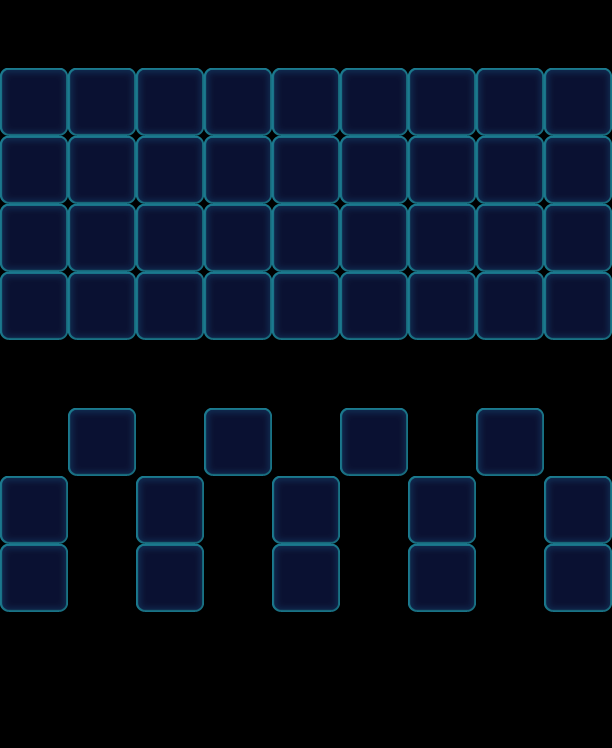

Tiled map render using the project's own tile images. Description and the map definition, with tile-layer contents summarised, below:
An orthogonal 9x11 tile map with 68x68 px tiles, 1 tile layer (Valid), 2 tilesets and 112 objects (50x Floor, 21x Ice, 18x Factory_Normal, 10x Monster, 9x Stone, ...).

<map version="1.0" orientation="orthogonal" width="9" height="11" tilewidth="68" tileheight="68">
 <tileset firstgid="1" name="game_grid1" tilewidth="68" tileheight="68">
  <image source="game_grid1.png" width="68" height="68" />
 </tileset>
 <tileset firstgid="2" name="map" tilewidth="68" tileheight="68">
  <image source="map.png" width="1024" height="1024" />
 </tileset>
 <layer name="Valid" width="9" height="11">
  <data>[99 cells, 50 non-empty, 1 distinct tile ids]</data>
 </layer>
 <objectgroup name="BottomObj" width="9" height="11">
  <object type="Floor" gid="33" x="408" y="340">
   <properties>
    <property name="Layers" value="2" />
   </properties>
  </object>
  <object type="Floor" gid="33" x="68" y="204">
   <properties>
    <property name="Layers" value="2" />
   </properties>
  </object>
  <object type="Floor" gid="33" x="476" y="272">
   <properties>
    <property name="Layers" value="2" />
   </properties>
  </object>
  <object type="Floor" gid="33" x="204" y="204">
   <properties>
    <property name="Layers" value="2" />
   </properties>
  </object>
  <object type="Floor" gid="33" x="340" y="204">
   <properties>
    <property name="Layers" value="2" />
   </properties>
  </object>
  <object type="Floor" gid="33" x="68" y="136">
   <properties>
    <property name="Layers" value="2" />
   </properties>
  </object>
  <object type="Floor" gid="33" x="0" y="136">
   <properties>
    <property name="Layers" value="2" />
   </properties>
  </object>
  <object type="Floor" gid="33" x="136" y="136">
   <properties>
    <property name="Layers" value="2" />
   </properties>
  </object>
  <object type="Floor" gid="33" x="544" y="340">
   <properties>
    <property name="Layers" value="2" />
   </properties>
  </object>
  <object type="Floor" gid="33" x="272" y="136">
   <properties>
    <property name="Layers" value="2" />
   </properties>
  </object>
  <object type="Floor" gid="33" x="408" y="136">
   <properties>
    <property name="Layers" value="2" />
   </properties>
  </object>
  <object type="Floor" gid="33" x="0" y="272">
   <properties>
    <property name="Layers" value="2" />
   </properties>
  </object>
  <object type="Floor" gid="33" x="136" y="272">
   <properties>
    <property name="Layers" value="2" />
   </properties>
  </object>
  <object type="Floor" gid="33" x="476" y="204">
   <properties>
    <property name="Layers" value="2" />
   </properties>
  </object>
  <object type="Floor" gid="33" x="272" y="272">
   <properties>
    <property name="Layers" value="2" />
   </properties>
  </object>
  <object type="Floor" gid="33" x="408" y="272">
   <properties>
    <property name="Layers" value="2" />
   </properties>
  </object>
  <object type="Floor" gid="33" x="68" y="340">
   <properties>
    <property name="Layers" value="2" />
   </properties>
  </object>
  <object type="Floor" gid="33" x="204" y="340">
   <properties>
    <property name="Layers" value="2" />
   </properties>
  </object>
  <object type="Floor" gid="33" x="544" y="136">
   <properties>
    <property name="Layers" value="2" />
   </properties>
  </object>
  <object type="Floor" gid="33" x="340" y="340">
   <properties>
    <property name="Layers" value="2" />
   </properties>
  </object>
  <object type="Floor" gid="33" x="0" y="204">
   <properties>
    <property name="Layers" value="2" />
   </properties>
  </object>
  <object type="Floor" gid="33" x="136" y="204">
   <properties>
    <property name="Layers" value="2" />
   </properties>
  </object>
  <object type="Floor" gid="33" x="544" y="272">
   <properties>
    <property name="Layers" value="2" />
   </properties>
  </object>
  <object type="Floor" gid="33" x="272" y="204">
   <properties>
    <property name="Layers" value="2" />
   </properties>
  </object>
  <object type="Floor" gid="33" x="408" y="204">
   <properties>
    <property name="Layers" value="2" />
   </properties>
  </object>
  <object type="Floor" gid="33" x="476" y="340">
   <properties>
    <property name="Layers" value="2" />
   </properties>
  </object>
  <object type="Floor" gid="33" x="204" y="136">
   <properties>
    <property name="Layers" value="2" />
   </properties>
  </object>
  <object type="Floor" gid="33" x="340" y="136">
   <properties>
    <property name="Layers" value="2" />
   </properties>
  </object>
  <object type="Floor" gid="33" x="68" y="272">
   <properties>
    <property name="Layers" value="2" />
   </properties>
  </object>
  <object type="Floor" gid="33" x="204" y="272">
   <properties>
    <property name="Layers" value="2" />
   </properties>
  </object>
  <object type="Floor" gid="33" x="544" y="204">
   <properties>
    <property name="Layers" value="2" />
   </properties>
  </object>
  <object type="Floor" gid="33" x="340" y="272">
   <properties>
    <property name="Layers" value="2" />
   </properties>
  </object>
  <object type="Floor" gid="33" x="0" y="340">
   <properties>
    <property name="Layers" value="2" />
   </properties>
  </object>
  <object type="Floor" gid="33" x="136" y="340">
   <properties>
    <property name="Layers" value="2" />
   </properties>
  </object>
  <object type="Floor" gid="33" x="476" y="136">
   <properties>
    <property name="Layers" value="2" />
   </properties>
  </object>
  <object type="Floor" gid="33" x="272" y="340">
   <properties>
    <property name="Layers" value="2" />
   </properties>
  </object>
  <object type="Floor" gid="33" x="544" y="544">
   <properties>
    <property name="Layers" value="2" />
   </properties>
  </object>
  <object type="Floor" gid="33" x="272" y="544">
   <properties>
    <property name="Layers" value="2" />
   </properties>
  </object>
  <object type="Floor" gid="33" x="272" y="612">
   <properties>
    <property name="Layers" value="2" />
   </properties>
  </object>
  <object type="Floor" gid="33" x="340" y="476">
   <properties>
    <property name="Layers" value="2" />
   </properties>
  </object>
  <object type="Floor" gid="33" x="476" y="476">
   <properties>
    <property name="Layers" value="2" />
   </properties>
  </object>
  <object type="Floor" gid="33" x="136" y="612">
   <properties>
    <property name="Layers" value="2" />
   </properties>
  </object>
  <object type="Floor" gid="33" x="408" y="544">
   <properties>
    <property name="Layers" value="2" />
   </properties>
  </object>
  <object type="Floor" gid="33" x="68" y="476">
   <properties>
    <property name="Layers" value="2" />
   </properties>
  </object>
  <object type="Floor" gid="33" x="0" y="612">
   <properties>
    <property name="Layers" value="2" />
   </properties>
  </object>
  <object type="Floor" gid="33" x="136" y="544">
   <properties>
    <property name="Layers" value="2" />
   </properties>
  </object>
  <object type="Floor" gid="33" x="544" y="612">
   <properties>
    <property name="Layers" value="2" />
   </properties>
  </object>
  <object type="Floor" gid="33" x="408" y="612">
   <properties>
    <property name="Layers" value="2" />
   </properties>
  </object>
  <object type="Floor" gid="33" x="0" y="544">
   <properties>
    <property name="Layers" value="2" />
   </properties>
  </object>
  <object type="Floor" gid="33" x="204" y="476">
   <properties>
    <property name="Layers" value="2" />
   </properties>
  </object>
 </objectgroup>
 <objectgroup name="MiddleObj" width="9" height="11">
  <object type="Monster" gid="19" x="272" y="204">
   <properties>
    <property name="Color" value="Yellow" />
   </properties>
  </object>
  <object type="Monster" gid="19" x="340" y="136">
   <properties>
    <property name="Color" value="Yellow" />
   </properties>
  </object>
  </objectgroup>
 <objectgroup color="#000000" name="TopObj" width="9" height="11">
  <!-- 52 objects omitted --></objectgroup>
</map>
<!-- 60 of 112 objects omitted -->
